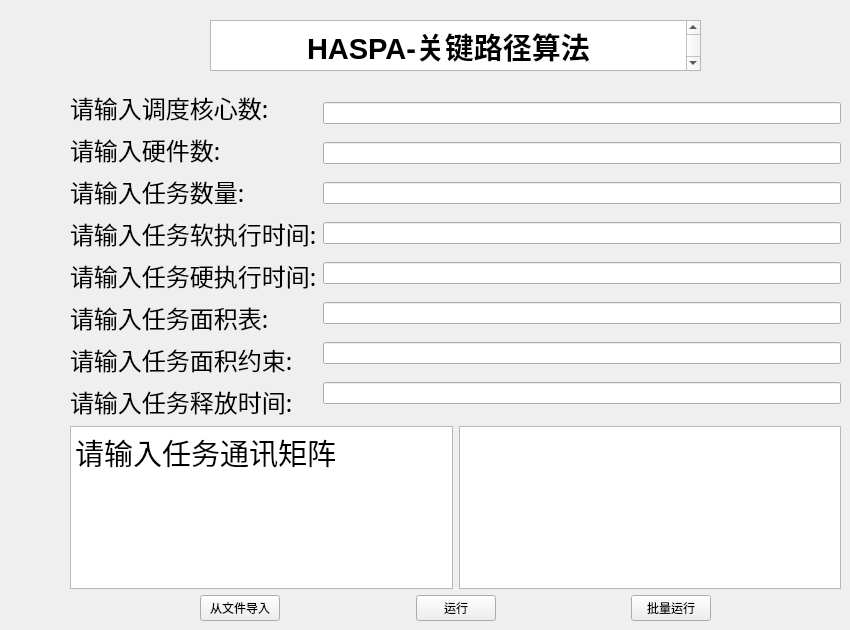
    <widget class="QWidget" name="page_7">
     <widget class="QWidget" name="layoutWidget_8">
      <property name="geometry">
       <rect>
        <x>70</x>
        <y>90</y>
        <width>771</width>
        <height>531</height>
       </rect>
      </property>
      <layout class="QVBoxLayout" name="verticalLayout_21">
       <item>
        <layout class="QHBoxLayout" name="horizontalLayout_40">
         <item>
          <layout class="QVBoxLayout" name="verticalLayout_22">
           <item>
            <widget class="QLabel" name="label_50">
             <property name="font">
              <font>
               <family>黑体</family>
               <pointsize>18</pointsize>
              </font>
             </property>
             <property name="text">
              <string>请输入调度核心数:</string>
             </property>
            </widget>
           </item>
           <item>
            <widget class="QLabel" name="label_51">
             <property name="font">
              <font>
               <family>黑体</family>
               <pointsize>18</pointsize>
              </font>
             </property>
             <property name="text">
              <string>请输入硬件数:</string>
             </property>
            </widget>
           </item>
           <item>
            <widget class="QLabel" name="label_52">
             <property name="font">
              <font>
               <family>黑体</family>
               <pointsize>18</pointsize>
              </font>
             </property>
             <property name="text">
              <string>请输入任务数量:</string>
             </property>
            </widget>
           </item>
           <item>
            <widget class="QLabel" name="label_53">
             <property name="font">
              <font>
               <family>黑体</family>
               <pointsize>18</pointsize>
              </font>
             </property>
             <property name="text">
              <string>请输入任务软执行时间:</string>
             </property>
            </widget>
           </item>
           <item>
            <widget class="QLabel" name="label_54">
             <property name="font">
              <font>
               <family>黑体</family>
               <pointsize>18</pointsize>
              </font>
             </property>
             <property name="text">
              <string>请输入任务硬执行时间:</string>
             </property>
            </widget>
           </item>
           <item>
            <widget class="QLabel" name="label_55">
             <property name="font">
              <font>
               <family>黑体</family>
               <pointsize>18</pointsize>
              </font>
             </property>
             <property name="text">
              <string>请输入任务面积表:</string>
             </property>
            </widget>
           </item>
           <item>
            <widget class="QLabel" name="label_56">
             <property name="font">
              <font>
               <family>黑体</family>
               <pointsize>18</pointsize>
              </font>
             </property>
             <property name="text">
              <string>请输入任务面积约束:</string>
             </property>
            </widget>
           </item>
           <item>
            <widget class="QLabel" name="label_57">
             <property name="font">
              <font>
               <family>黑体</family>
               <pointsize>18</pointsize>
              </font>
             </property>
             <property name="text">
              <string>请输入任务释放时间:</string>
             </property>
            </widget>
           </item>
          </layout>
         </item>
         <item>
          <layout class="QVBoxLayout" name="verticalLayout_23">
           <item>
            <widget class="QLineEdit" name="lineEdit_47"/>
           </item>
           <item>
            <widget class="QLineEdit" name="lineEdit_48"/>
           </item>
           <item>
            <widget class="QLineEdit" name="lineEdit_49"/>
           </item>
           <item>
            <widget class="QLineEdit" name="lineEdit_50"/>
           </item>
           <item>
            <widget class="QLineEdit" name="lineEdit_51"/>
           </item>
           <item>
            <widget class="QLineEdit" name="lineEdit_52"/>
           </item>
           <item>
            <widget class="QLineEdit" name="lineEdit_53"/>
           </item>
           <item>
            <widget class="QLineEdit" name="lineEdit_54"/>
           </item>
          </layout>
         </item>
        </layout>
       </item>
       <item>
        <layout class="QHBoxLayout" name="horizontalLayout_41">
         <item>
          <widget class="QTextBrowser" name="textBrowser_23">
           <property name="autoFillBackground">
            <bool>true</bool>
           </property>
           <property name="styleSheet">
            <string notr="true"> pal.setColor(QPalette::Base, QColor(240,240,240));</string>
           </property>
           <property name="html">
            <string>&lt;!DOCTYPE HTML PUBLIC &quot;-//W3C//DTD HTML 4.0//EN&quot; &quot;http://www.w3.org/TR/REC-html40/strict.dtd&quot;&gt;
&lt;html&gt;&lt;head&gt;&lt;meta name=&quot;qrichtext&quot; content=&quot;1&quot; /&gt;&lt;meta charset=&quot;utf-8&quot; /&gt;&lt;style type=&quot;text/css&quot;&gt;
p, li { white-space: pre-wrap; }
hr { height: 1px; border-width: 0; }
li.unchecked::marker { content: &quot;\2610&quot;; }
li.checked::marker { content: &quot;\2612&quot;; }
&lt;/style&gt;&lt;/head&gt;&lt;body style=&quot; font-family:'Microsoft YaHei UI'; font-size:9pt; font-weight:400; font-style:normal;&quot;&gt;
&lt;p style=&quot; margin-top:0px; margin-bottom:0px; margin-left:0px; margin-right:0px; -qt-block-indent:0; text-indent:0px;&quot;&gt;&lt;span style=&quot; font-size:22pt;&quot;&gt;请输入任务通讯矩阵&lt;/span&gt;&lt;/p&gt;&lt;/body&gt;&lt;/html&gt;</string>
           </property>
          </widget>
         </item>
         <item>
          <widget class="QPlainTextEdit" name="plainTextEdit_11"/>
         </item>
        </layout>
       </item>
       <item>
        <layout class="QHBoxLayout" name="horizontalLayout_42">
         <item>
          <spacer name="horizontalSpacer_27">
           <property name="orientation">
            <enum>Qt::Horizontal</enum>
           </property>
           <property name="sizeHint" stdset="0">
            <size>
             <width>40</width>
             <height>20</height>
            </size>
           </property>
          </spacer>
         </item>
         <item>
          <widget class="QPushButton" name="pushButton_22">
           <property name="text">
            <string>从文件导入</string>
           </property>
          </widget>
         </item>
         <item>
          <spacer name="horizontalSpacer_28">
           <property name="orientation">
            <enum>Qt::Horizontal</enum>
           </property>
           <property name="sizeHint" stdset="0">
            <size>
             <width>40</width>
             <height>20</height>
            </size>
           </property>
          </spacer>
         </item>
         <item>
          <widget class="QPushButton" name="pushButton_23">
           <property name="text">
            <string>运行</string>
           </property>
          </widget>
         </item>
         <item>
          <spacer name="horizontalSpacer_14">
           <property name="orientation">
            <enum>Qt::Horizontal</enum>
           </property>
           <property name="sizeHint" stdset="0">
            <size>
             <width>40</width>
             <height>20</height>
            </size>
           </property>
          </spacer>
         </item>
         <item>
          <widget class="QPushButton" name="pushButton_26">
           <property name="text">
            <string>批量运行</string>
           </property>
          </widget>
         </item>
         <item>
          <spacer name="horizontalSpacer_29">
           <property name="orientation">
            <enum>Qt::Horizontal</enum>
           </property>
           <property name="sizeHint" stdset="0">
            <size>
             <width>40</width>
             <height>20</height>
            </size>
           </property>
          </spacer>
         </item>
        </layout>
       </item>
      </layout>
     </widget>
     <widget class="QTextBrowser" name="textBrowser_24">
      <property name="geometry">
       <rect>
        <x>210</x>
        <y>20</y>
        <width>491</width>
        <height>51</height>
       </rect>
      </property>
      <property name="styleSheet">
       <string notr="true"> pal.setColor(QPalette::Base, QColor(240,240,240));</string>
      </property>
      <property name="html">
       <string>&lt;!DOCTYPE HTML PUBLIC &quot;-//W3C//DTD HTML 4.0//EN&quot; &quot;http://www.w3.org/TR/REC-html40/strict.dtd&quot;&gt;
&lt;html&gt;&lt;head&gt;&lt;meta name=&quot;qrichtext&quot; content=&quot;1&quot; /&gt;&lt;meta charset=&quot;utf-8&quot; /&gt;&lt;style type=&quot;text/css&quot;&gt;
p, li { white-space: pre-wrap; }
hr { height: 1px; border-width: 0; }
li.unchecked::marker { content: &quot;\2610&quot;; }
li.checked::marker { content: &quot;\2612&quot;; }
&lt;/style&gt;&lt;/head&gt;&lt;body style=&quot; font-family:'Microsoft YaHei UI'; font-size:9pt; font-weight:400; font-style:normal;&quot;&gt;
&lt;p align=&quot;center&quot; style=&quot; margin-top:0px; margin-bottom:0px; margin-left:0px; margin-right:0px; -qt-block-indent:0; text-indent:0px;&quot;&gt;&lt;span style=&quot; font-size:22pt; font-weight:700;&quot;&gt;HASPA-关键路径算法&lt;/span&gt;&lt;/p&gt;&lt;/body&gt;&lt;/html&gt;</string>
      </property>
     </widget>
    </widget>
